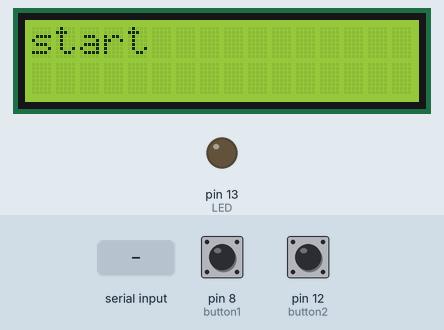
This sketch was run on a simulated Arduino Uno, built with avr-gcc and run on an emulated ATmega328P. Shown: 16×2 character LCD, output pins drawn as LEDs (lit = HIGH). The test bench sets the inputs (shaded band); at power-on: pin 8 (button1) HIGH, pin 12 (button2) HIGH.

Above: at 1.2 s.
1.3 s: "1\n" received over Serial
At 2.6 s:
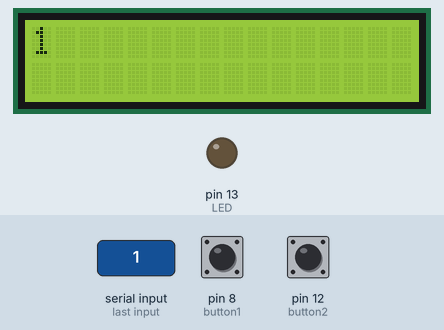
2.9 s: byte 10 ('\n') received over Serial
At 4.0 s:
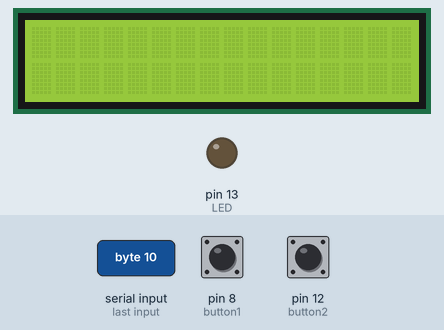
4.5 s: "0\n" received over Serial
At 5.2 s:
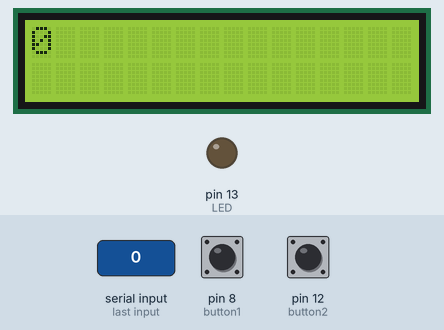
Timing chart, 0 to 7.5 s (numbered marks = the images above; inputs shaded):
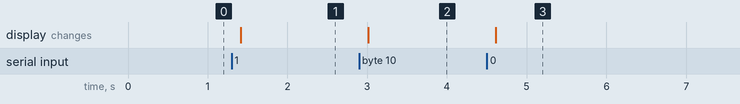

Measured:
- after the input at 1.3 s, the display: changes after 0.11 s (image 1)
- after the input at 2.9 s, the display: changes after 0.11 s (image 2)
- after the input at 4.5 s, the display: changes after 0.11 s (image 3)

The sketch:

serial_lcd.ino
```cpp
// include the library code:
#include <LiquidCrystal.h>
#include <OneButton.h>


#define BUTTON1 8
#define BUTTON2 12
#define LED 13

// initialize the library with the numbers of the interface pins
LiquidCrystal lcd(7, 6, 5, 4, 3, 2);

OneButton button1(8, false);
OneButton button2(12, false);

void setup() {
  pinMode(LED,OUTPUT);
  button1.attachClick(c1);
  button2.attachClick(c2);

  button1.attachDoubleClick(dc1);
  button2.attachDoubleClick(dc2);
  Serial.begin(9600);
  lcd.begin(16, 2);
  lcd.print("start");

}

void loop() {
  button1.tick();
  button2.tick();
  delay(10);
  if (Serial.available()) {
    delay(100);
    lcd.clear();
    int i = 0;
    while (Serial.available() > 0) {
      char c = Serial.read();
      i++;
      if(c=='\n'){
        lcd.setCursor(0, 1);
      }
      else if(i==16){
        lcd.setCursor(0, 1);
        lcd.write(c);
      }
      else{
        lcd.write(c);
      }
    }
  }
}

void dc1(){
  doubleClick(1);
}

void dc2(){
  doubleClick(2);
}

void c1(){
  click(1);
}

void c2(){
  click(2);
}

void doubleClick(int id){
  Serial.print(id);
  Serial.println(id);
}

void click(int id){
  Serial.println(id);
}
```
